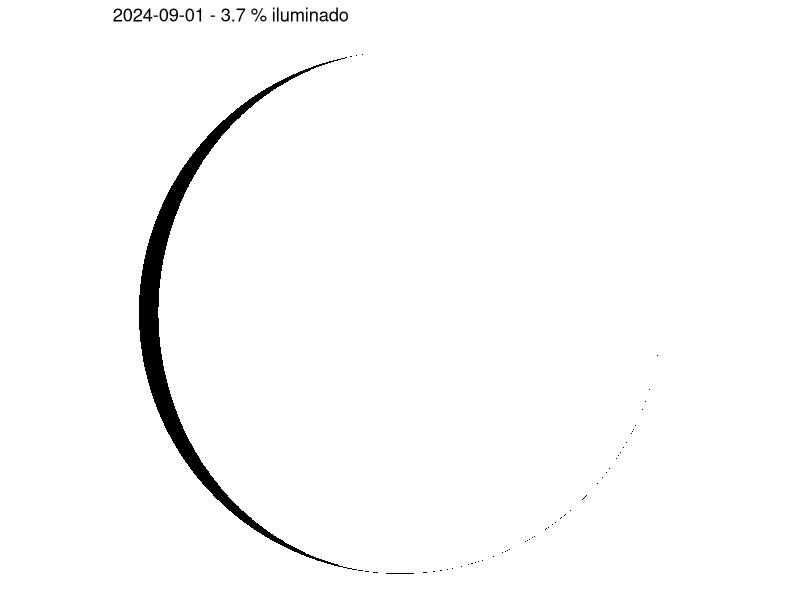
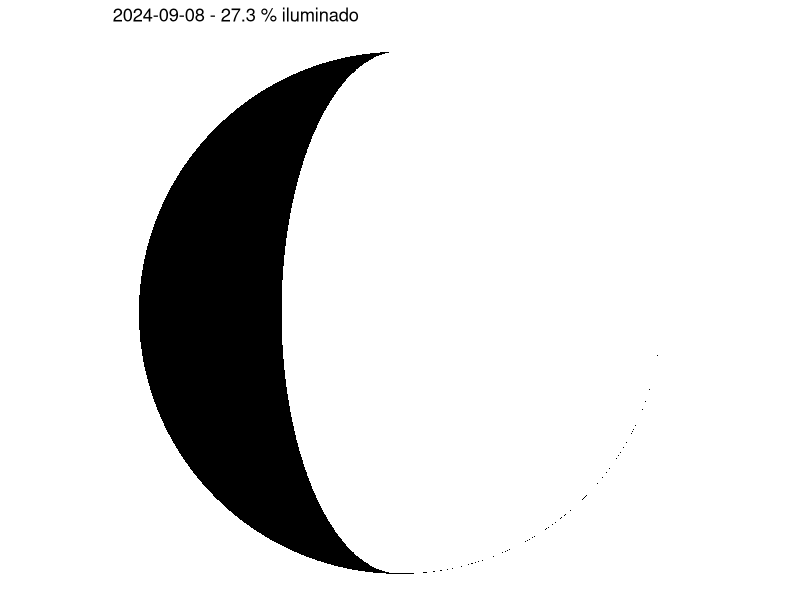
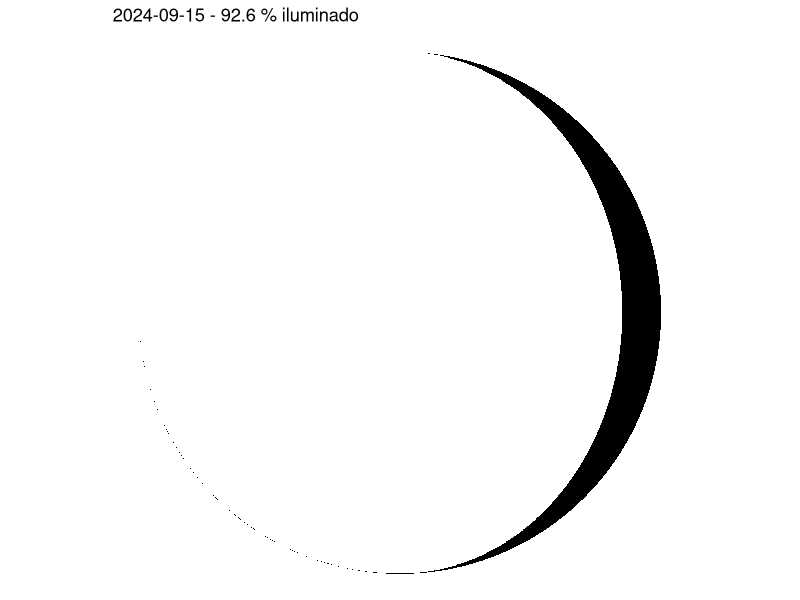
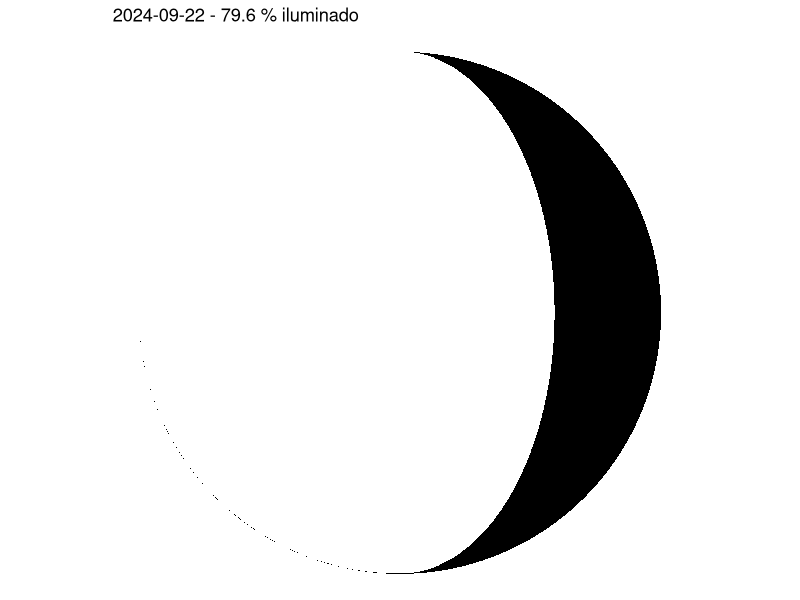
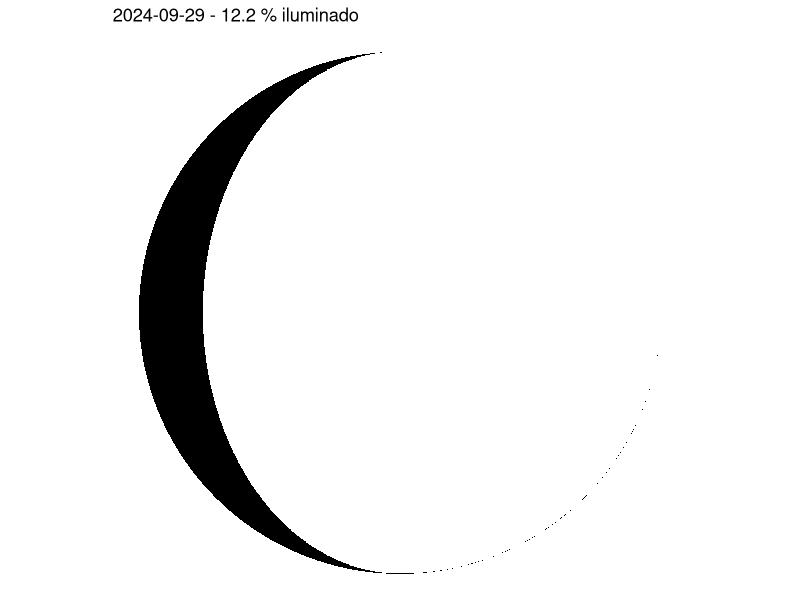
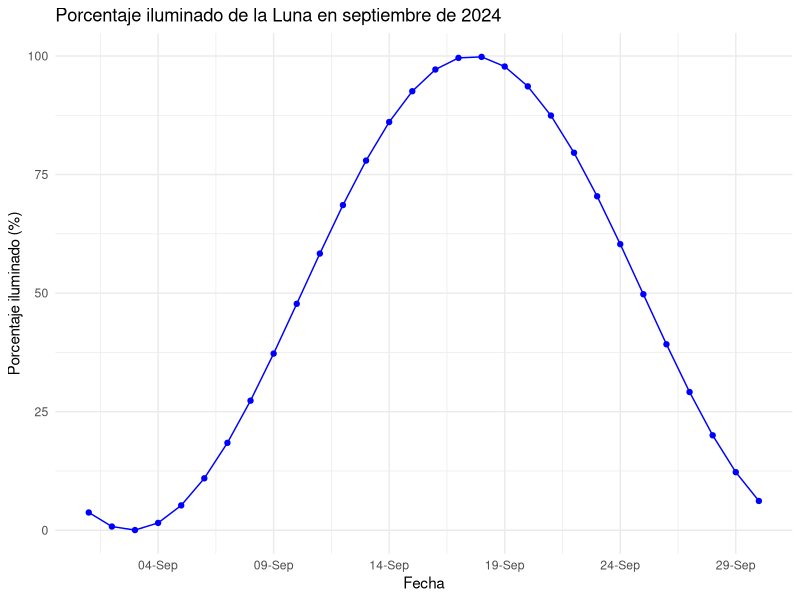

Generate these figures, in order, with R:
# -------------------------------------------------------------
# Cálculo y representación de las fases de la Luna.
# -------------------------------------------------------------

# --- 1. Instalar y cargar las librerías necesarias ---

# Instalar las librerías (si no están instaladas)
if (!require("lubridate")) install.packages("lubridate")
if (!require("ggplot2")) install.packages("ggplot2")
if (!require("ggforce")) install.packages("ggforce")  # Para funciones gráficas avanzadas

# Cargar las librerías
library(lubridate)
library(ggplot2)
library(ggforce)

# --- 2. Definir las funciones para calcular la fase de la Luna ---

# 2.1 Función para calcular el Día Juliano (JD)
calcular_dia_juliano <- function(fecha) {
  anio <- year(fecha)
  mes <- month(fecha)
  dia <- day(fecha)
  hora <- hour(fecha)
  minuto <- minute(fecha)
  segundo <- second(fecha)
  
  # Convertir la fecha a UTC
  fecha_utc <- with_tz(fecha, tzone = "UTC")
  
  # Calcular la fracción del día
  fraccion_dia <- (hora + (minuto + segundo / 60) / 60) / 24
  
  # Ajustar mes y año si el mes es enero o febrero
  if (mes <= 2) {
    anio <- anio - 1
    mes <- mes + 12
  }
  
  # Calcular los componentes necesarios
  A <- floor(anio / 100)
  B <- 2 - A + floor(A / 4)
  
  # Calcular el Día Juliano
  JD <- floor(365.25 * (anio + 4716)) +
    floor(30.6001 * (mes + 1)) +
    dia + fraccion_dia + B - 1524.5
  
  return(JD)
}

# 2.2 Función para calcular la edad de la Luna en días desde la última Luna Nueva
calcular_edad_lunar <- function(JD) {
  # Día Juliano de una Luna Nueva conocida (6 de enero de 2000)
  JD_base <- 2451549.5
  
  # Longitud sinódica media de la Luna (29.530588853 días)
  ciclo_sinodico <- 29.530588853
  
  # Calcular la edad de la Luna
  edad <- (JD - JD_base) %% ciclo_sinodico
  
  return(edad)
}

# 2.3 Función para calcular la fase de la Luna y el porcentaje iluminado
calcular_fase_lunar <- function(edad) {
  # Calcular el porcentaje iluminado
  porcentaje_iluminado <- (1 - cos(2 * pi * edad / 29.530588853)) / 2 * 100
  
  # Determinar la fase basada en la edad
  if (edad < 1 || edad >= 29) {
    fase <- "Luna Nueva"
  } else if (edad >= 1 && edad < 7.38) {
    fase <- "Creciente"
  } else if (edad >= 7.38 && edad < 8.38) {
    fase <- "Cuarto Creciente"
  } else if (edad >= 8.38 && edad < 14.77) {
    fase <- "Gibosa Creciente"
  } else if (edad >= 14.77 && edad < 15.77) {
    fase <- "Luna Llena"
  } else if (edad >= 15.77 && edad < 22.15) {
    fase <- "Gibosa Menguante"
  } else if (edad >= 22.15 && edad < 23.15) {
    fase <- "Cuarto Menguante"
  } else if (edad >= 23.15 && edad < 29) {
    fase <- "Menguante"
  }
  
  return(list(fase = fase, porcentaje = porcentaje_iluminado))
}

# --- 3. Generar una secuencia de fechas para analizar las fases de la Luna ---

# 3.1 Definir la fecha inicial y final
fecha_inicial <- as.POSIXct("2024-09-01 00:00:00", tz = "Europe/Madrid")
fecha_final <- as.POSIXct("2024-09-30 23:59:59", tz = "Europe/Madrid")

# Crear una secuencia de fechas cada día
fechas <- seq(from = fecha_inicial, to = fecha_final, by = "1 day")

# --- 4. Calcular las fases de la Luna para cada fecha ---

# Crear un data frame para almacenar los resultados
datos_fases <- data.frame(
  fecha = fechas,
  fase = character(length(fechas)),
  porcentaje_iluminado = numeric(length(fechas)),
  stringsAsFactors = FALSE
)

# Calcular las fases y porcentajes
for (i in seq_along(fechas)) {
  JD <- calcular_dia_juliano(fechas[i])
  edad <- calcular_edad_lunar(JD)
  fase_info <- calcular_fase_lunar(edad)
  
  datos_fases$fase[i] <- fase_info$fase
  datos_fases$porcentaje_iluminado[i] <- fase_info$porcentaje
}

# --- 5. Representar gráficamente las fases de la Luna ---

# 5.1 Función para dibujar la Luna en una fase específica
dibujar_luna <- function(porcentaje_iluminado, fecha) {
  # Crear un data frame para el círculo de la Luna
  luna <- data.frame(x = 0, y = 0, r = 1)
  
  # Crear el gráfico base
  p <- ggplot() +
    xlim(-1, 1) +
    ylim(-1, 1) +
    theme_void() +
    coord_fixed()
  
  # Dibujar el círculo de la Luna
  p <- p + geom_circle(aes(x0 = x, y0 = y, r = r), data = luna, fill = "black", color = NA)
  
  # Calcular la fracción iluminada
  fraccion <- porcentaje_iluminado / 100
  
  # Determinar si es creciente o menguante
  if (fraccion <= 0.5) {
    # Creciente
    p <- p + geom_rect(aes(xmin = 0, xmax = sqrt(1 - (seq(-1, 1, length.out = 1000))^2),
                           ymin = seq(-1, 1, length.out = 1000),
                           ymax = seq(-1 + 2/1000, 1 + 2/1000, length.out = 1000)),
                       fill = "white", color = NA)
    p <- p + geom_rect(aes(xmin = -sqrt(1 - (seq(-1, 1, length.out = 1000))^2) * (1 - 2 * fraccion),
                           xmax = 0,
                           ymin = seq(-1, 1, length.out = 1000),
                           ymax = seq(-1 + 2/1000, 1 + 2/1000, length.out = 1000)),
                       fill = "white", color = NA)
  } else {
    # Menguante
    p <- p + geom_rect(aes(xmin = -sqrt(1 - (seq(-1, 1, length.out = 1000))^2),
                           xmax = 0,
                           ymin = seq(-1, 1, length.out = 1000),
                           ymax = seq(-1 + 2/1000, 1 + 2/1000, length.out = 1000)),
                       fill = "white", color = NA)
    p <- p + geom_rect(aes(xmin = 0,
                           xmax = sqrt(1 - (seq(-1, 1, length.out = 1000))^2) * (2 * fraccion - 1),
                           ymin = seq(-1, 1, length.out = 1000),
                           ymax = seq(-1 + 2/1000, 1 + 2/1000, length.out = 1000)),
                       fill = "white", color = NA)
  }
  
  # Añadir título con la fecha y porcentaje iluminado
  p <- p + ggtitle(paste(format(fecha, "%Y-%m-%d"), "-", round(porcentaje_iluminado, 1), "% iluminado"))
  
  return(p)
}

# 5.2 Generar los gráficos para cada fecha
lista_graficos <- list()

for (i in seq_along(fechas)) {
  porcentaje_iluminado <- datos_fases$porcentaje_iluminado[i]
  fecha <- datos_fases$fecha[i]
  
  p <- dibujar_luna(porcentaje_iluminado, fecha)
  
  lista_graficos[[i]] <- p
}

# 5.3 Mostrar algunos gráficos como ejemplo
# Por ejemplo, mostrar las fases cada 7 días
indices_mostrar <- seq(1, length(fechas), by = 7)

for (i in indices_mostrar) {
  print(lista_graficos[[i]])
}

# --- 6. Representar la evolución del porcentaje iluminado a lo largo del mes ---

ggplot(datos_fases, aes(x = fecha, y = porcentaje_iluminado)) +
  geom_line(color = 'blue') +
  geom_point(color = 'blue') +
  labs(title = 'Porcentaje iluminado de la Luna en septiembre de 2024',
       x = 'Fecha',
       y = 'Porcentaje iluminado (%)') +
  theme_minimal() +
  scale_x_datetime(date_labels = "%d-%b", date_breaks = "5 days")


